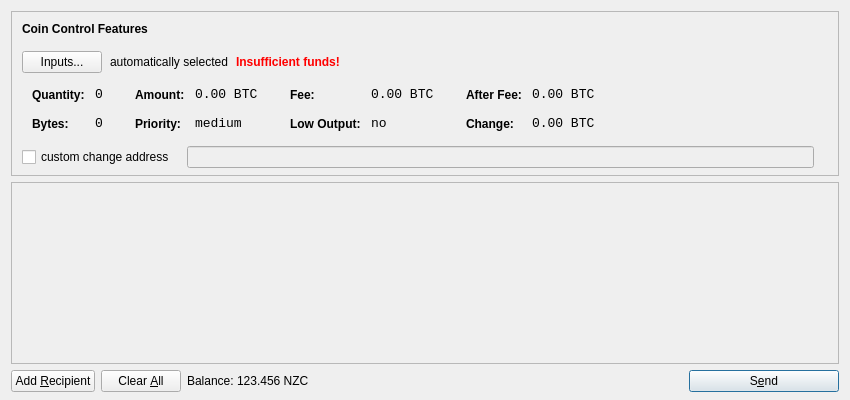
<?xml version="1.0" encoding="UTF-8"?>
<ui version="4.0">
 <class>SendCoinsDialog</class>
 <widget class="QDialog" name="SendCoinsDialog">
  <property name="geometry">
   <rect>
    <x>0</x>
    <y>0</y>
    <width>850</width>
    <height>400</height>
   </rect>
  </property>
  <property name="windowTitle">
   <string>Send Coins</string>
  </property>
  <layout class="QVBoxLayout" name="verticalLayout" stretch="0,1,0">
   <property name="bottomMargin">
    <number>8</number>
   </property>
   <item>
    <widget class="QFrame" name="frameCoinControl">
     <property name="sizePolicy">
      <sizepolicy hsizetype="Expanding" vsizetype="Expanding">
       <horstretch>0</horstretch>
       <verstretch>0</verstretch>
      </sizepolicy>
     </property>
     <property name="maximumSize">
      <size>
       <width>16777215</width>
       <height>16777215</height>
      </size>
     </property>
     <property name="frameShape">
      <enum>QFrame::StyledPanel</enum>
     </property>
     <property name="frameShadow">
      <enum>QFrame::Sunken</enum>
     </property>
     <layout class="QVBoxLayout" name="verticalLayoutCoinControl2">
      <property name="spacing">
       <number>-1</number>
      </property>
      <property name="leftMargin">
       <number>0</number>
      </property>
      <property name="topMargin">
       <number>0</number>
      </property>
      <property name="rightMargin">
       <number>0</number>
      </property>
      <property name="bottomMargin">
       <number>6</number>
      </property>
      <item>
       <layout class="QVBoxLayout" name="verticalLayoutCoinControl" stretch="0,0,0,0,1">
        <property name="spacing">
         <number>0</number>
        </property>
        <property name="leftMargin">
         <number>10</number>
        </property>
        <property name="topMargin">
         <number>10</number>
        </property>
        <item>
         <layout class="QHBoxLayout" name="horizontalLayoutCoinControl1">
          <property name="bottomMargin">
           <number>15</number>
          </property>
          <item>
           <widget class="QLabel" name="labelCoinControlFeatures">
            <property name="sizePolicy">
             <sizepolicy hsizetype="Preferred" vsizetype="Maximum">
              <horstretch>0</horstretch>
              <verstretch>0</verstretch>
             </sizepolicy>
            </property>
            <property name="font">
             <font>
              <weight>75</weight>
              <bold>true</bold>
             </font>
            </property>
            <property name="styleSheet">
             <string notr="true">font-weight:bold;</string>
            </property>
            <property name="text">
             <string>Coin Control Features</string>
            </property>
           </widget>
          </item>
         </layout>
        </item>
        <item>
         <layout class="QHBoxLayout" name="horizontalLayoutCoinControl2" stretch="0,0,0,0">
          <property name="spacing">
           <number>8</number>
          </property>
          <property name="bottomMargin">
           <number>10</number>
          </property>
          <item>
           <widget class="QPushButton" name="pushButtonCoinControl">
            <property name="styleSheet">
             <string notr="true"/>
            </property>
            <property name="text">
             <string>Inputs...</string>
            </property>
           </widget>
          </item>
          <item>
           <widget class="QLabel" name="labelCoinControlAutomaticallySelected">
            <property name="text">
             <string>automatically selected</string>
            </property>
            <property name="margin">
             <number>5</number>
            </property>
           </widget>
          </item>
          <item>
           <widget class="QLabel" name="labelCoinControlInsuffFunds">
            <property name="font">
             <font>
              <weight>75</weight>
              <bold>true</bold>
             </font>
            </property>
            <property name="styleSheet">
             <string notr="true">color:red;font-weight:bold;</string>
            </property>
            <property name="text">
             <string>Insufficient funds!</string>
            </property>
            <property name="margin">
             <number>5</number>
            </property>
           </widget>
          </item>
          <item>
           <spacer name="horizontalSpacerCoinControl">
            <property name="orientation">
             <enum>Qt::Horizontal</enum>
            </property>
            <property name="sizeHint" stdset="0">
             <size>
              <width>40</width>
              <height>1</height>
             </size>
            </property>
           </spacer>
          </item>
         </layout>
        </item>
        <item>
         <widget class="QWidget" name="widgetCoinControl" native="true">
          <property name="sizePolicy">
           <sizepolicy hsizetype="Preferred" vsizetype="Preferred">
            <horstretch>0</horstretch>
            <verstretch>0</verstretch>
           </sizepolicy>
          </property>
          <property name="minimumSize">
           <size>
            <width>0</width>
            <height>0</height>
           </size>
          </property>
          <property name="styleSheet">
           <string notr="true"/>
          </property>
          <layout class="QHBoxLayout" name="horizontalLayoutCoinControl5">
           <property name="margin">
            <number>0</number>
           </property>
           <item>
            <layout class="QHBoxLayout" name="horizontalLayoutCoinControl3" stretch="0,0,0,1">
             <property name="spacing">
              <number>20</number>
             </property>
             <property name="topMargin">
              <number>0</number>
             </property>
             <property name="bottomMargin">
              <number>10</number>
             </property>
             <item>
              <layout class="QFormLayout" name="formLayoutCoinControl1">
               <property name="horizontalSpacing">
                <number>10</number>
               </property>
               <property name="verticalSpacing">
                <number>14</number>
               </property>
               <property name="leftMargin">
                <number>10</number>
               </property>
               <property name="topMargin">
                <number>4</number>
               </property>
               <property name="rightMargin">
                <number>6</number>
               </property>
               <item row="0" column="0">
                <widget class="QLabel" name="labelCoinControlQuantityText">
                 <property name="styleSheet">
                  <string notr="true">font-weight:bold;</string>
                 </property>
                 <property name="text">
                  <string>Quantity:</string>
                 </property>
                 <property name="margin">
                  <number>0</number>
                 </property>
                </widget>
               </item>
               <item row="0" column="1">
                <widget class="QLabel" name="labelCoinControlQuantity">
                 <property name="font">
                  <font>
                   <family>Monospace</family>
                   <pointsize>10</pointsize>
                  </font>
                 </property>
                 <property name="cursor">
                  <cursorShape>IBeamCursor</cursorShape>
                 </property>
                 <property name="contextMenuPolicy">
                  <enum>Qt::ActionsContextMenu</enum>
                 </property>
                 <property name="text">
                  <string notr="true">0</string>
                 </property>
                 <property name="margin">
                  <number>0</number>
                 </property>
                 <property name="textInteractionFlags">
                  <set>Qt::LinksAccessibleByMouse|Qt::TextSelectableByKeyboard|Qt::TextSelectableByMouse</set>
                 </property>
                </widget>
               </item>
               <item row="1" column="0">
                <widget class="QLabel" name="labelCoinControlBytesText">
                 <property name="styleSheet">
                  <string notr="true">font-weight:bold;</string>
                 </property>
                 <property name="text">
                  <string>Bytes:</string>
                 </property>
                </widget>
               </item>
               <item row="1" column="1">
                <widget class="QLabel" name="labelCoinControlBytes">
                 <property name="font">
                  <font>
                   <family>Monospace</family>
                   <pointsize>10</pointsize>
                  </font>
                 </property>
                 <property name="cursor">
                  <cursorShape>IBeamCursor</cursorShape>
                 </property>
                 <property name="contextMenuPolicy">
                  <enum>Qt::ActionsContextMenu</enum>
                 </property>
                 <property name="text">
                  <string notr="true">0</string>
                 </property>
                 <property name="textInteractionFlags">
                  <set>Qt::LinksAccessibleByMouse|Qt::TextSelectableByKeyboard|Qt::TextSelectableByMouse</set>
                 </property>
                </widget>
               </item>
              </layout>
             </item>
             <item>
              <layout class="QFormLayout" name="formLayoutCoinControl2">
               <property name="horizontalSpacing">
                <number>10</number>
               </property>
               <property name="verticalSpacing">
                <number>14</number>
               </property>
               <property name="leftMargin">
                <number>6</number>
               </property>
               <property name="topMargin">
                <number>4</number>
               </property>
               <property name="rightMargin">
                <number>6</number>
               </property>
               <item row="0" column="0">
                <widget class="QLabel" name="labelCoinControlAmountText">
                 <property name="styleSheet">
                  <string notr="true">font-weight:bold;</string>
                 </property>
                 <property name="text">
                  <string>Amount:</string>
                 </property>
                 <property name="margin">
                  <number>0</number>
                 </property>
                </widget>
               </item>
               <item row="0" column="1">
                <widget class="QLabel" name="labelCoinControlAmount">
                 <property name="font">
                  <font>
                   <family>Monospace</family>
                   <pointsize>10</pointsize>
                  </font>
                 </property>
                 <property name="cursor">
                  <cursorShape>IBeamCursor</cursorShape>
                 </property>
                 <property name="contextMenuPolicy">
                  <enum>Qt::ActionsContextMenu</enum>
                 </property>
                 <property name="text">
                  <string notr="true">0.00 BTC</string>
                 </property>
                 <property name="textInteractionFlags">
                  <set>Qt::LinksAccessibleByMouse|Qt::TextSelectableByKeyboard|Qt::TextSelectableByMouse</set>
                 </property>
                </widget>
               </item>
               <item row="1" column="0">
                <widget class="QLabel" name="labelCoinControlPriorityText">
                 <property name="styleSheet">
                  <string notr="true">font-weight:bold;</string>
                 </property>
                 <property name="text">
                  <string>Priority:</string>
                 </property>
                </widget>
               </item>
               <item row="1" column="1">
                <widget class="QLabel" name="labelCoinControlPriority">
                 <property name="font">
                  <font>
                   <family>Monospace</family>
                   <pointsize>10</pointsize>
                  </font>
                 </property>
                 <property name="cursor">
                  <cursorShape>IBeamCursor</cursorShape>
                 </property>
                 <property name="contextMenuPolicy">
                  <enum>Qt::ActionsContextMenu</enum>
                 </property>
                 <property name="text">
                  <string>medium</string>
                 </property>
                 <property name="textInteractionFlags">
                  <set>Qt::LinksAccessibleByMouse|Qt::TextSelectableByKeyboard|Qt::TextSelectableByMouse</set>
                 </property>
                </widget>
               </item>
              </layout>
             </item>
             <item>
              <layout class="QFormLayout" name="formLayoutCoinControl3">
               <property name="horizontalSpacing">
                <number>10</number>
               </property>
               <property name="verticalSpacing">
                <number>14</number>
               </property>
               <property name="leftMargin">
                <number>6</number>
               </property>
               <property name="topMargin">
                <number>4</number>
               </property>
               <property name="rightMargin">
                <number>6</number>
               </property>
               <item row="0" column="0">
                <widget class="QLabel" name="labelCoinControlFeeText">
                 <property name="styleSheet">
                  <string notr="true">font-weight:bold;</string>
                 </property>
                 <property name="text">
                  <string>Fee:</string>
                 </property>
                 <property name="margin">
                  <number>0</number>
                 </property>
                </widget>
               </item>
               <item row="0" column="1">
                <widget class="QLabel" name="labelCoinControlFee">
                 <property name="font">
                  <font>
                   <family>Monospace</family>
                   <pointsize>10</pointsize>
                  </font>
                 </property>
                 <property name="cursor">
                  <cursorShape>IBeamCursor</cursorShape>
                 </property>
                 <property name="contextMenuPolicy">
                  <enum>Qt::ActionsContextMenu</enum>
                 </property>
                 <property name="text">
                  <string notr="true">0.00 BTC</string>
                 </property>
                 <property name="textInteractionFlags">
                  <set>Qt::LinksAccessibleByMouse|Qt::TextSelectableByKeyboard|Qt::TextSelectableByMouse</set>
                 </property>
                </widget>
               </item>
               <item row="1" column="0">
                <widget class="QLabel" name="labelCoinControlLowOutputText">
                 <property name="styleSheet">
                  <string notr="true">font-weight:bold;</string>
                 </property>
                 <property name="text">
                  <string>Low Output:</string>
                 </property>
                </widget>
               </item>
               <item row="1" column="1">
                <widget class="QLabel" name="labelCoinControlLowOutput">
                 <property name="font">
                  <font>
                   <family>Monospace</family>
                   <pointsize>10</pointsize>
                  </font>
                 </property>
                 <property name="cursor">
                  <cursorShape>IBeamCursor</cursorShape>
                 </property>
                 <property name="contextMenuPolicy">
                  <enum>Qt::ActionsContextMenu</enum>
                 </property>
                 <property name="text">
                  <string>no</string>
                 </property>
                 <property name="textInteractionFlags">
                  <set>Qt::LinksAccessibleByMouse|Qt::TextSelectableByKeyboard|Qt::TextSelectableByMouse</set>
                 </property>
                </widget>
               </item>
              </layout>
             </item>
             <item>
              <layout class="QFormLayout" name="formLayoutCoinControl4">
               <property name="horizontalSpacing">
                <number>10</number>
               </property>
               <property name="verticalSpacing">
                <number>14</number>
               </property>
               <property name="leftMargin">
                <number>6</number>
               </property>
               <property name="topMargin">
                <number>4</number>
               </property>
               <property name="rightMargin">
                <number>6</number>
               </property>
               <item row="0" column="0">
                <widget class="QLabel" name="labelCoinControlAfterFeeText">
                 <property name="styleSheet">
                  <string notr="true">font-weight:bold;</string>
                 </property>
                 <property name="text">
                  <string>After Fee:</string>
                 </property>
                 <property name="margin">
                  <number>0</number>
                 </property>
                </widget>
               </item>
               <item row="0" column="1">
                <widget class="QLabel" name="labelCoinControlAfterFee">
                 <property name="font">
                  <font>
                   <family>Monospace</family>
                   <pointsize>10</pointsize>
                  </font>
                 </property>
                 <property name="cursor">
                  <cursorShape>IBeamCursor</cursorShape>
                 </property>
                 <property name="contextMenuPolicy">
                  <enum>Qt::ActionsContextMenu</enum>
                 </property>
                 <property name="text">
                  <string notr="true">0.00 BTC</string>
                 </property>
                 <property name="textInteractionFlags">
                  <set>Qt::LinksAccessibleByMouse|Qt::TextSelectableByKeyboard|Qt::TextSelectableByMouse</set>
                 </property>
                </widget>
               </item>
               <item row="1" column="0">
                <widget class="QLabel" name="labelCoinControlChangeText">
                 <property name="styleSheet">
                  <string notr="true">font-weight:bold;</string>
                 </property>
                 <property name="text">
                  <string>Change:</string>
                 </property>
                </widget>
               </item>
               <item row="1" column="1">
                <widget class="QLabel" name="labelCoinControlChange">
                 <property name="font">
                  <font>
                   <family>Monospace</family>
                   <pointsize>10</pointsize>
                  </font>
                 </property>
                 <property name="cursor">
                  <cursorShape>IBeamCursor</cursorShape>
                 </property>
                 <property name="contextMenuPolicy">
                  <enum>Qt::ActionsContextMenu</enum>
                 </property>
                 <property name="text">
                  <string notr="true">0.00 BTC</string>
                 </property>
                 <property name="textInteractionFlags">
                  <set>Qt::LinksAccessibleByMouse|Qt::TextSelectableByKeyboard|Qt::TextSelectableByMouse</set>
                 </property>
                </widget>
               </item>
              </layout>
             </item>
            </layout>
           </item>
          </layout>
         </widget>
        </item>
        <item>
         <layout class="QHBoxLayout" name="horizontalLayoutCoinControl4" stretch="0,0,0">
          <property name="spacing">
           <number>12</number>
          </property>
          <property name="sizeConstraint">
           <enum>QLayout::SetDefaultConstraint</enum>
          </property>
          <property name="topMargin">
           <number>5</number>
          </property>
          <property name="rightMargin">
           <number>5</number>
          </property>
          <item>
           <widget class="QCheckBox" name="checkBoxCoinControlChange">
            <property name="text">
             <string>custom change address</string>
            </property>
           </widget>
          </item>
          <item>
           <widget class="QLineEdit" name="lineEditCoinControlChange">
            <property name="enabled">
             <bool>false</bool>
            </property>
            <property name="sizePolicy">
             <sizepolicy hsizetype="Expanding" vsizetype="Fixed">
              <horstretch>0</horstretch>
              <verstretch>0</verstretch>
             </sizepolicy>
            </property>
           </widget>
          </item>
          <item>
           <widget class="QLabel" name="labelCoinControlChangeLabel">
            <property name="sizePolicy">
             <sizepolicy hsizetype="Preferred" vsizetype="Expanding">
              <horstretch>0</horstretch>
              <verstretch>0</verstretch>
             </sizepolicy>
            </property>
            <property name="minimumSize">
             <size>
              <width>0</width>
              <height>0</height>
             </size>
            </property>
            <property name="text">
             <string/>
            </property>
            <property name="margin">
             <number>3</number>
            </property>
           </widget>
          </item>
         </layout>
        </item>
        <item>
         <spacer name="verticalSpacerCoinControl">
          <property name="orientation">
           <enum>Qt::Vertical</enum>
          </property>
          <property name="sizeHint" stdset="0">
           <size>
            <width>800</width>
            <height>1</height>
           </size>
          </property>
         </spacer>
        </item>
       </layout>
      </item>
     </layout>
    </widget>
   </item>
   <item>
    <widget class="QScrollArea" name="scrollArea">
     <property name="widgetResizable">
      <bool>true</bool>
     </property>
     <widget class="QWidget" name="scrollAreaWidgetContents">
      <property name="geometry">
       <rect>
        <x>0</x>
        <y>0</y>
        <width>830</width>
        <height>165</height>
       </rect>
      </property>
      <layout class="QVBoxLayout" name="verticalLayout_2">
       <property name="margin">
        <number>0</number>
       </property>
       <item>
        <layout class="QVBoxLayout" name="entries">
         <property name="spacing">
          <number>6</number>
         </property>
        </layout>
       </item>
       <item>
        <spacer name="verticalSpacer">
         <property name="orientation">
          <enum>Qt::Vertical</enum>
         </property>
         <property name="sizeHint" stdset="0">
          <size>
           <width>20</width>
           <height>40</height>
          </size>
         </property>
        </spacer>
       </item>
      </layout>
     </widget>
    </widget>
   </item>
   <item>
    <layout class="QHBoxLayout" name="horizontalLayout">
     <item>
      <widget class="QPushButton" name="addButton">
       <property name="toolTip">
        <string>Send to multiple recipients at once</string>
       </property>
       <property name="text">
        <string>Add &amp;Recipient</string>
       </property>
       <property name="icon">
        <iconset resource="../bitcoin.qrc">
         <normaloff>:/icons/add</normaloff>:/icons/add</iconset>
       </property>
       <property name="autoDefault">
        <bool>false</bool>
       </property>
      </widget>
     </item>
     <item>
      <widget class="QPushButton" name="clearButton">
       <property name="sizePolicy">
        <sizepolicy hsizetype="Minimum" vsizetype="Fixed">
         <horstretch>0</horstretch>
         <verstretch>0</verstretch>
        </sizepolicy>
       </property>
       <property name="toolTip">
        <string>Remove all transaction fields</string>
       </property>
       <property name="text">
        <string>Clear &amp;All</string>
       </property>
       <property name="icon">
        <iconset resource="../bitcoin.qrc">
         <normaloff>:/icons/remove</normaloff>:/icons/remove</iconset>
       </property>
       <property name="autoRepeatDelay">
        <number>300</number>
       </property>
       <property name="autoDefault">
        <bool>false</bool>
       </property>
      </widget>
     </item>
     <item>
      <layout class="QHBoxLayout" name="horizontalLayout_2">
       <property name="spacing">
        <number>3</number>
       </property>
       <item>
        <widget class="QLabel" name="label">
         <property name="text">
          <string>Balance:</string>
         </property>
        </widget>
       </item>
       <item>
        <widget class="QLabel" name="labelBalance">
         <property name="cursor">
          <cursorShape>IBeamCursor</cursorShape>
         </property>
         <property name="text">
          <string>123.456 NZC</string>
         </property>
         <property name="textInteractionFlags">
          <set>Qt::LinksAccessibleByMouse|Qt::TextSelectableByKeyboard|Qt::TextSelectableByMouse</set>
         </property>
        </widget>
       </item>
      </layout>
     </item>
     <item>
      <spacer name="horizontalSpacer">
       <property name="orientation">
        <enum>Qt::Horizontal</enum>
       </property>
       <property name="sizeHint" stdset="0">
        <size>
         <width>40</width>
         <height>20</height>
        </size>
       </property>
      </spacer>
     </item>
     <item>
      <widget class="QPushButton" name="sendButton">
       <property name="minimumSize">
        <size>
         <width>150</width>
         <height>0</height>
        </size>
       </property>
       <property name="toolTip">
        <string>Confirm the send action</string>
       </property>
       <property name="text">
        <string>S&amp;end</string>
       </property>
       <property name="icon">
        <iconset resource="../bitcoin.qrc">
         <normaloff>:/icons/send</normaloff>:/icons/send</iconset>
       </property>
       <property name="default">
        <bool>true</bool>
       </property>
      </widget>
     </item>
    </layout>
   </item>
  </layout>
 </widget>
 <resources>
  <include location="../bitcoin.qrc"/>
 </resources>
 <connections/>
</ui>
